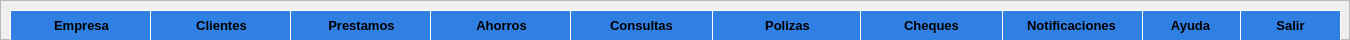
             <widget class="QFrame" name="barra_principal_frame">
              <property name="enabled">
               <bool>true</bool>
              </property>
              <property name="minimumSize">
               <size>
                <width>0</width>
                <height>20</height>
               </size>
              </property>
              <property name="maximumSize">
               <size>
                <width>16777215</width>
                <height>40</height>
               </size>
              </property>
              <property name="styleSheet">
               <string notr="true">QWidget#barra_principal_frame{background-color: rgb(48, 127, 226);
border-radius: 5px}</string>
              </property>
              <property name="frameShape">
               <enum>QFrame::StyledPanel</enum>
              </property>
              <property name="frameShadow">
               <enum>QFrame::Raised</enum>
              </property>
              <widget class="QPushButton" name="Empresa">
               <property name="geometry">
                <rect>
                 <x>10</x>
                 <y>10</y>
                 <width>143</width>
                 <height>31</height>
                </rect>
               </property>
               <property name="font">
                <font>
                 <pointsize>10</pointsize>
                 <bold>true</bold>
                </font>
               </property>
               <property name="styleSheet">
                <string notr="true">border-style: solid;
background-color: rgb(48, 127, 226);
border-width: 1px;
border-color: rgb(255, 255, 255);
border-radius: 1px;</string>
               </property>
               <property name="text">
                <string>Empresa</string>
               </property>
               <property name="icon">
                <iconset>
                 <normaloff>../assets/Iconos/house.png</normaloff>../assets/Iconos/house.png</iconset>
               </property>
               <property name="iconSize">
                <size>
                 <width>40</width>
                 <height>40</height>
                </size>
               </property>
              </widget>
              <widget class="QPushButton" name="Clientes">
               <property name="geometry">
                <rect>
                 <x>150</x>
                 <y>10</y>
                 <width>143</width>
                 <height>31</height>
                </rect>
               </property>
               <property name="font">
                <font>
                 <pointsize>10</pointsize>
                 <bold>true</bold>
                </font>
               </property>
               <property name="styleSheet">
                <string notr="true">border-style: solid;
background-color: rgb(48, 127, 226);
border-width: 1px;
border-color: rgb(255, 255, 255);
border-radius: 1px;</string>
               </property>
               <property name="text">
                <string>Clientes</string>
               </property>
               <property name="icon">
                <iconset>
                 <normaloff>../assets/Iconos/60eb68bb3242ef4ac327a3fe28d25719.png</normaloff>../assets/Iconos/60eb68bb3242ef4ac327a3fe28d25719.png</iconset>
               </property>
               <property name="iconSize">
                <size>
                 <width>30</width>
                 <height>30</height>
                </size>
               </property>
              </widget>
              <widget class="QPushButton" name="Prestamos">
               <property name="geometry">
                <rect>
                 <x>290</x>
                 <y>10</y>
                 <width>143</width>
                 <height>31</height>
                </rect>
               </property>
               <property name="font">
                <font>
                 <pointsize>10</pointsize>
                 <bold>true</bold>
                </font>
               </property>
               <property name="styleSheet">
                <string notr="true">border-style: solid;
background-color: rgb(48, 127, 226);
border-width: 1px;
border-color: rgb(255, 255, 255);
border-radius: 1px;</string>
               </property>
               <property name="text">
                <string>Prestamos</string>
               </property>
               <property name="icon">
                <iconset>
                 <normaloff>../assets/Iconos/prestamos.png</normaloff>../assets/Iconos/prestamos.png</iconset>
               </property>
               <property name="iconSize">
                <size>
                 <width>35</width>
                 <height>35</height>
                </size>
               </property>
              </widget>
              <widget class="QPushButton" name="Ahorros">
               <property name="geometry">
                <rect>
                 <x>430</x>
                 <y>10</y>
                 <width>143</width>
                 <height>31</height>
                </rect>
               </property>
               <property name="font">
                <font>
                 <pointsize>10</pointsize>
                 <bold>true</bold>
                </font>
               </property>
               <property name="styleSheet">
                <string notr="true">border-style: solid;
background-color: rgb(48, 127, 226);
border-width: 1px;
border-color: rgb(255, 255, 255);
border-radius: 1px;</string>
               </property>
               <property name="text">
                <string>Ahorros</string>
               </property>
               <property name="icon">
                <iconset>
                 <normaloff>../assets/Iconos/497f1ee33d47f13536a037095be32bde-icono-de-circulo-de-banco-de-cerdo.png</normaloff>../assets/Iconos/497f1ee33d47f13536a037095be32bde-icono-de-circulo-de-banco-de-cerdo.png</iconset>
               </property>
               <property name="iconSize">
                <size>
                 <width>35</width>
                 <height>30</height>
                </size>
               </property>
              </widget>
              <widget class="QPushButton" name="Consultas">
               <property name="geometry">
                <rect>
                 <x>570</x>
                 <y>10</y>
                 <width>143</width>
                 <height>31</height>
                </rect>
               </property>
               <property name="font">
                <font>
                 <pointsize>10</pointsize>
                 <bold>true</bold>
                </font>
               </property>
               <property name="styleSheet">
                <string notr="true">border-style: solid;
background-color: rgb(48, 127, 226);
border-width: 1px;
border-color: rgb(255, 255, 255);
border-radius: 1px;</string>
               </property>
               <property name="text">
                <string>Consultas</string>
               </property>
               <property name="icon">
                <iconset>
                 <normaloff>../assets/Iconos/consultas.png</normaloff>../assets/Iconos/consultas.png</iconset>
               </property>
               <property name="iconSize">
                <size>
                 <width>40</width>
                 <height>40</height>
                </size>
               </property>
              </widget>
              <widget class="QPushButton" name="Ayuda">
               <property name="geometry">
                <rect>
                 <x>1140</x>
                 <y>10</y>
                 <width>101</width>
                 <height>31</height>
                </rect>
               </property>
               <property name="font">
                <font>
                 <pointsize>10</pointsize>
                 <bold>true</bold>
                </font>
               </property>
               <property name="styleSheet">
                <string notr="true">border-style: solid;
background-color: rgb(48, 127, 226);
border-width: 1px;
border-color: rgb(255, 255, 255);
border-radius: 1px;</string>
               </property>
               <property name="text">
                <string>Ayuda</string>
               </property>
               <property name="icon">
                <iconset>
                 <normaloff>../assets/Iconos/ayuda.png</normaloff>../assets/Iconos/ayuda.png</iconset>
               </property>
               <property name="iconSize">
                <size>
                 <width>40</width>
                 <height>40</height>
                </size>
               </property>
              </widget>
              <widget class="QPushButton" name="Salir">
               <property name="geometry">
                <rect>
                 <x>1240</x>
                 <y>10</y>
                 <width>101</width>
                 <height>31</height>
                </rect>
               </property>
               <property name="font">
                <font>
                 <pointsize>10</pointsize>
                 <bold>true</bold>
                </font>
               </property>
               <property name="styleSheet">
                <string notr="true">border-style: solid;
background-color: rgb(48, 127, 226);
border-width: 1px;
border-color: rgb(255, 255, 255);
border-radius: 1px;</string>
               </property>
               <property name="text">
                <string>Salir</string>
               </property>
               <property name="icon">
                <iconset>
                 <normaloff>../assets/Iconos/exit.png</normaloff>../assets/Iconos/exit.png</iconset>
               </property>
               <property name="iconSize">
                <size>
                 <width>30</width>
                 <height>30</height>
                </size>
               </property>
              </widget>
              <widget class="QPushButton" name="Notificaciones">
               <property name="geometry">
                <rect>
                 <x>1000</x>
                 <y>10</y>
                 <width>143</width>
                 <height>31</height>
                </rect>
               </property>
               <property name="font">
                <font>
                 <pointsize>10</pointsize>
                 <bold>true</bold>
                </font>
               </property>
               <property name="styleSheet">
                <string notr="true">border-style: solid;
background-color: rgb(48, 127, 226);
border-width: 1px;
border-color: rgb(255, 255, 255);
border-radius: 1px;</string>
               </property>
               <property name="text">
                <string>Notificaciones</string>
               </property>
               <property name="icon">
                <iconset>
                 <normaloff>../assets/Iconos/Imagen2.png</normaloff>../assets/Iconos/Imagen2.png</iconset>
               </property>
               <property name="iconSize">
                <size>
                 <width>25</width>
                 <height>25</height>
                </size>
               </property>
              </widget>
              <widget class="QPushButton" name="PolizaS">
               <property name="geometry">
                <rect>
                 <x>712</x>
                 <y>10</y>
                 <width>151</width>
                 <height>31</height>
                </rect>
               </property>
               <property name="font">
                <font>
                 <pointsize>10</pointsize>
                 <bold>true</bold>
                </font>
               </property>
               <property name="styleSheet">
                <string notr="true">border-style: solid;
background-color: rgb(48, 127, 226);
border-width: 1px;
border-color: rgb(255, 255, 255);
border-radius: 1px;</string>
               </property>
               <property name="text">
                <string>Polizas</string>
               </property>
               <property name="icon">
                <iconset>
                 <normaloff>../assets/Iconos/polizas.png</normaloff>../assets/Iconos/polizas.png</iconset>
               </property>
               <property name="iconSize">
                <size>
                 <width>25</width>
                 <height>25</height>
                </size>
               </property>
              </widget>
              <widget class="QPushButton" name="ChequeS">
               <property name="geometry">
                <rect>
                 <x>860</x>
                 <y>10</y>
                 <width>143</width>
                 <height>31</height>
                </rect>
               </property>
               <property name="font">
                <font>
                 <pointsize>10</pointsize>
                 <bold>true</bold>
                </font>
               </property>
               <property name="styleSheet">
                <string notr="true">border-style: solid;
background-color: rgb(48, 127, 226);
border-width: 1px;
border-color: rgb(255, 255, 255);
border-radius: 1px;</string>
               </property>
               <property name="text">
                <string>Cheques</string>
               </property>
               <property name="icon">
                <iconset>
                 <normaloff>../assets/Iconos/cheques.png</normaloff>../assets/Iconos/cheques.png</iconset>
               </property>
               <property name="iconSize">
                <size>
                 <width>40</width>
                 <height>40</height>
                </size>
               </property>
              </widget>
              <widget class="QLabel" name="notify">
               <property name="geometry">
                <rect>
                 <x>1010</x>
                 <y>20</y>
                 <width>16</width>
                 <height>16</height>
                </rect>
               </property>
               <property name="styleSheet">
                <string notr="true">image: url(:/imagen/rojo.png);</string>
               </property>
               <property name="text">
                <string/>
               </property>
              </widget>
             </widget>
